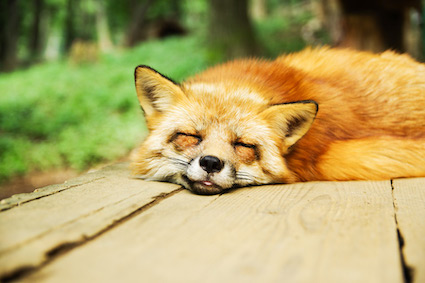
#> input picture programs/fox.jpg, 425 x 283 px
$ python assingment0104b.py
#> lines starting #> are read from the running program, lines starting #| are printed output that depends on the picture
"""This is a test program."""
import cv2
#import numpy as np

img = cv2.imread("fox.jpg", 0)
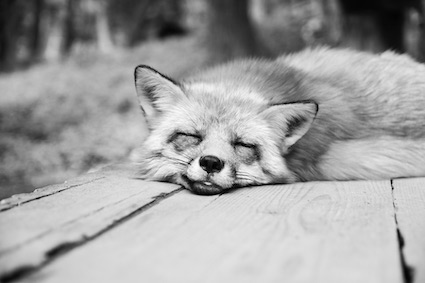
#> img: shape (283, 425); min 0, max 252, mean 160.3

sift = cv2.SIFT_create()
kp = sift.detect(img)
#> kp = 382 keypoints; strongest (x, y, size): (211, 165, 12), (196, 172, 9.6), (401, 242, 5.8), (237, 143, 8)
img_kp = cv2.drawKeypoints(
    img, kp, img, flags=cv2.DRAW_MATCHES_FLAGS_DRAW_RICH_KEYPOINTS)
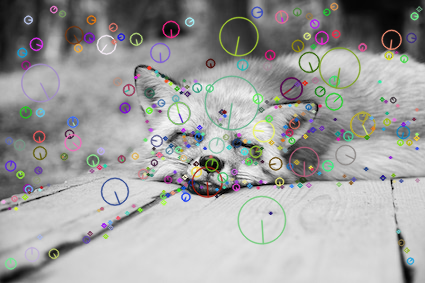
#> img_kp: shape (283, 425, 3); mean of channels 0, 1, 2 158.6, 159.4, 159.3; drawn as B, G, R

cv2.imwrite("SIFT_fox.jpg", img_kp)
cv2.imshow("img_kp", img_kp)
cv2.waitKey(0)
cv2.destroyAllWindows()

$ run again, with programs/araiguma.jpg copied over programs/fox.jpg
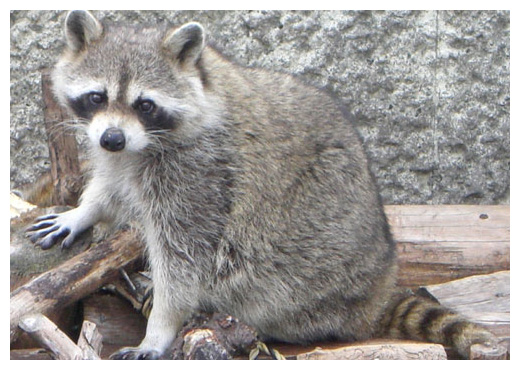
#> input picture programs/araiguma.jpg, 520 x 370 px
#> `img = cv2.imread("fox.jpg", 0)`:
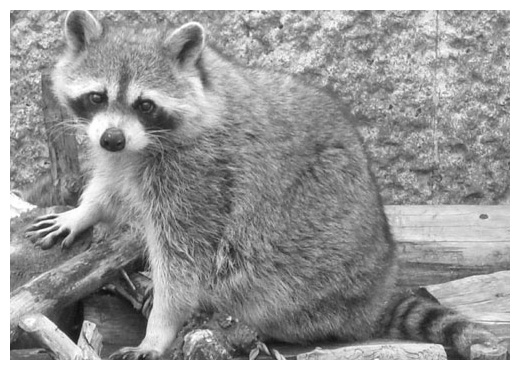
#> img: shape (370, 520); min 14, max 255, mean 153.4
#> kp = 2668 keypoints; strongest (x, y, size): (24, 342, 18.9), (141, 358, 3.6), (113, 143, 14.8), (508, 358, 3.2)
#> `img_kp = cv2.drawKeypoints( img, kp, img, flags=cv2.DRAW_MATCHES_FLAGS..`:
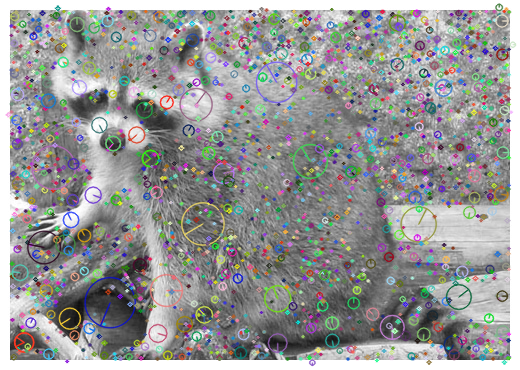
#> img_kp: shape (370, 520, 3); mean of channels 0, 1, 2 150.8, 151.1, 150.4; drawn as B, G, R

$ run again, with programs/diff0.png saved as programs/fox.jpg
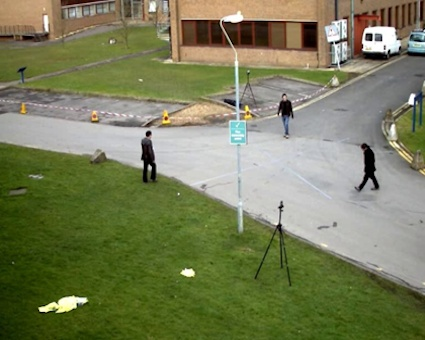
#> input picture programs/diff0.png, 425 x 340 px
#> `img = cv2.imread("fox.jpg", 0)`:
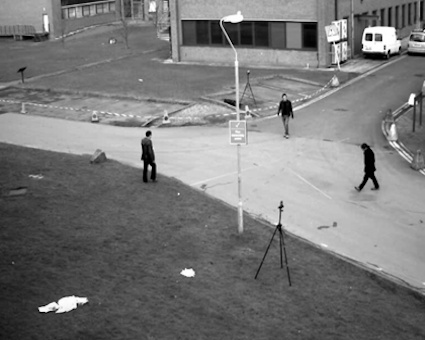
#> img: shape (340, 425); min 0, max 255, mean 120.3
#> kp = 748 keypoints; strongest (x, y, size): (148, 133, 3.5), (369, 37, 4.8), (150, 167, 3.1), (336, 42, 2.1)
#> `img_kp = cv2.drawKeypoints( img, kp, img, flags=cv2.DRAW_MATCHES_FLAGS..`:
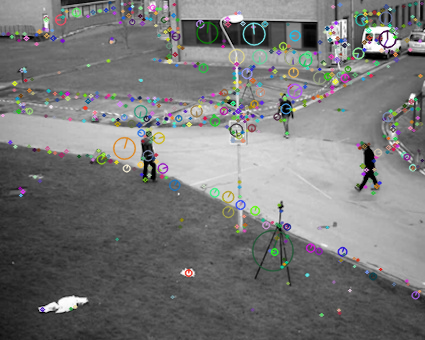
#> img_kp: shape (340, 425, 3); mean of channels 0, 1, 2 120, 120.3, 120; drawn as B, G, R
